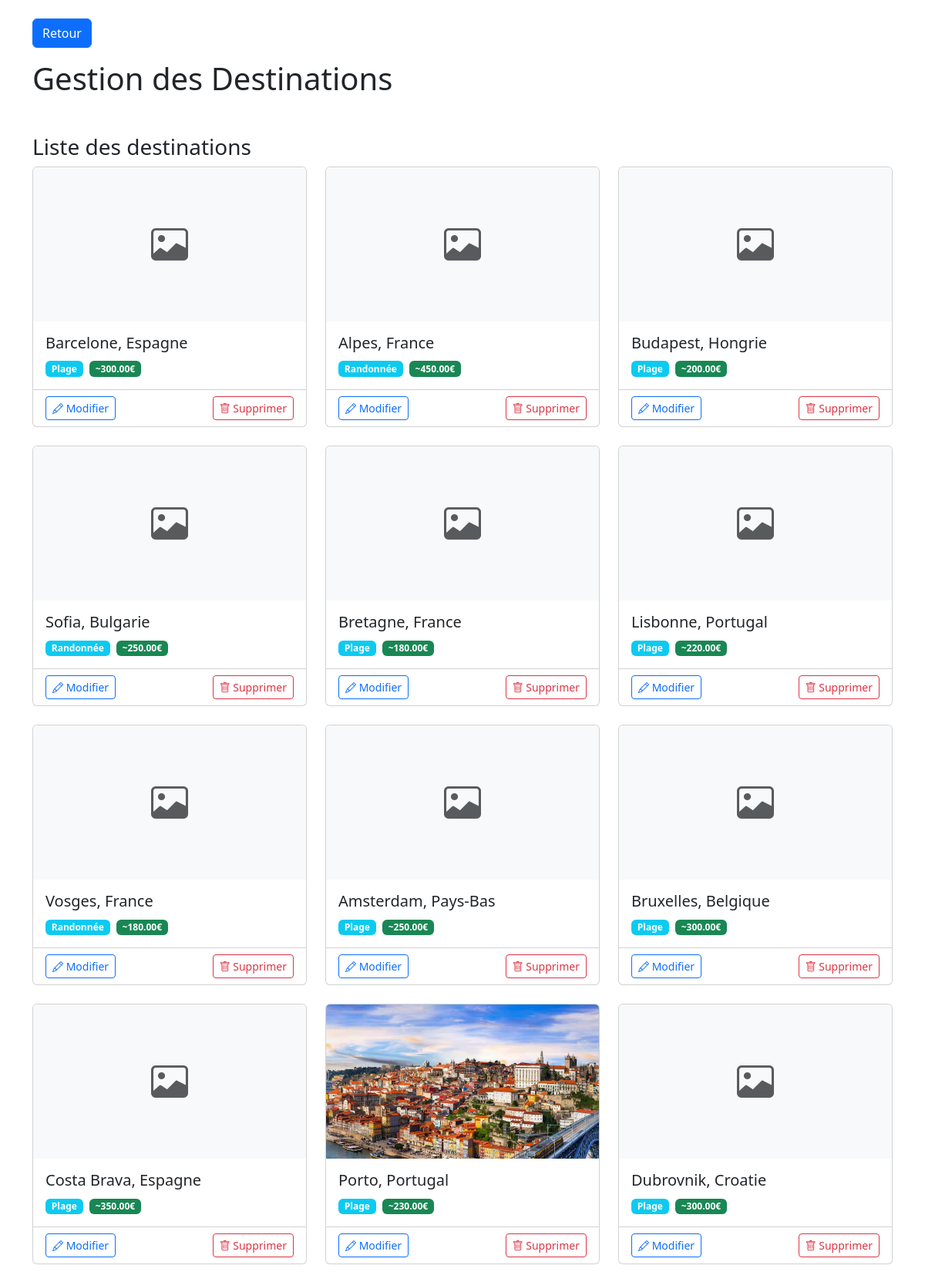
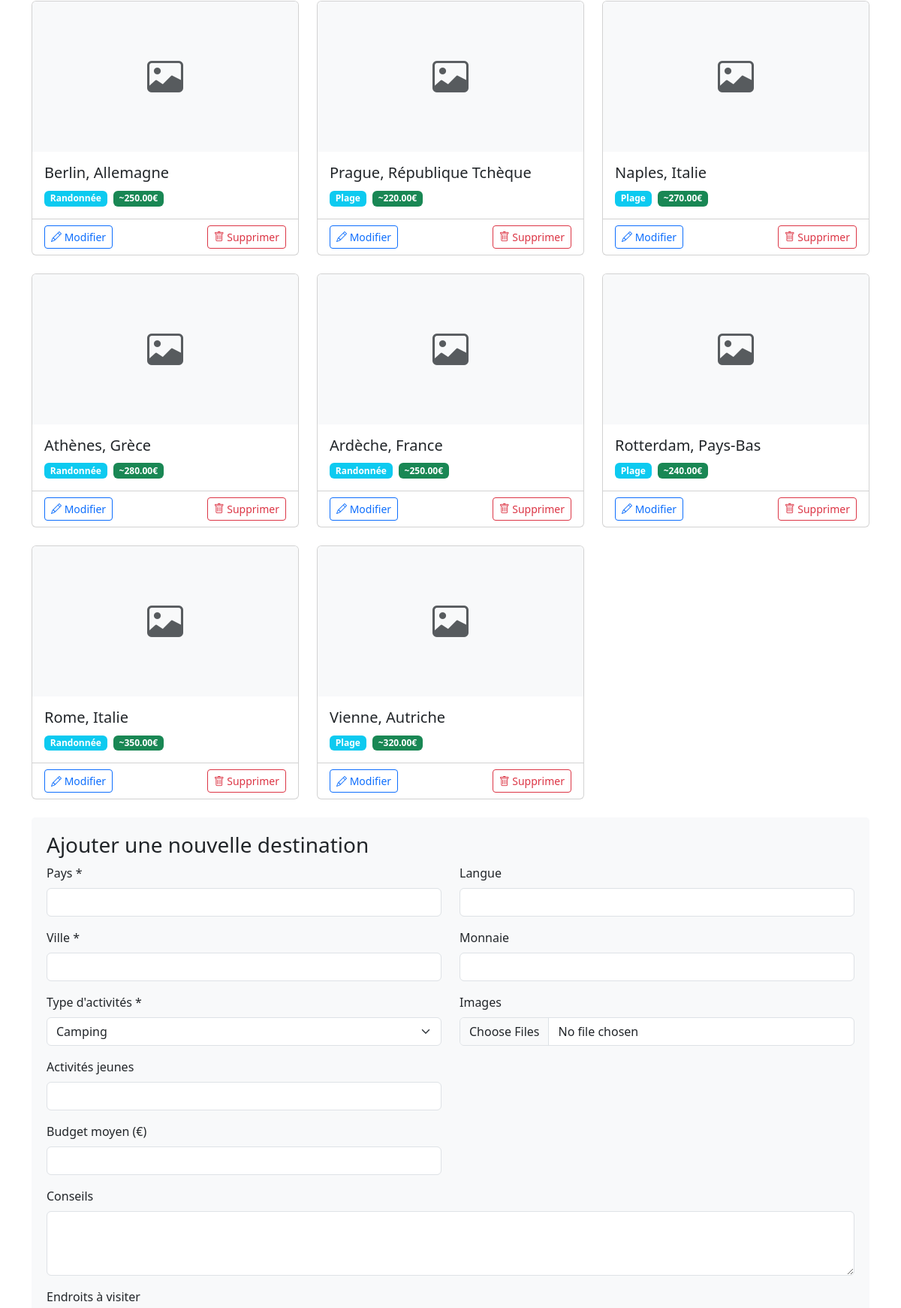
Page /admin/gestion_destination.php (signed in, upper part) on the committed database (2 pictures, top to bottom).
### tables this page shows
CREATE TABLE `destinations` (
  `id` int NOT NULL,
  `pays` varchar(100) NOT NULL,
  `ville` varchar(100) NOT NULL,
  `images` varchar(255) DEFAULT NULL,
  `type_activites` enum('camping','auberge','randonnée','plage','...') NOT NULL,
  `activite_jeune` varchar(255) DEFAULT NULL,
  `budget_moyen` decimal(10,2) DEFAULT NULL,
  `date_publication` date DEFAULT NULL,
  `conseils` text,
  `endroits_visiter` text,
  `langue` varchar(100) DEFAULT NULL,
  `monnaie` varchar(50) DEFAULT NULL,
  `transport_commun` text,
  `peuples_culture` text,
  `info_pays` text
);

### admin/gestion_destination.php (the view, shortened to what this page needs)
<?php
require_once('../data_base/connection.php');
$sSQL = "SELECT * FROM destinations";
$stmt = $dbh->prepare($sSQL);
$stmt->execute();
$destinations = $stmt->fetchAll(PDO::FETCH_ASSOC);
?>
<!DOCTYPE html>
<html lang="fr">
<head>
    <link href="https://cdn.jsdelivr.net/npm/bootstrap@5.3.0/dist/css/bootstrap.min.css" rel="stylesheet">
    <link rel="stylesheet" href="https://cdn.jsdelivr.net/npm/bootstrap-icons@1.10.0/font/bootstrap-icons.css">
</head>
<body>
    <div class="container mt-4">
    <a href="../admin.php" class="btn btn-primary mb-3">Retour</a>
    <h1 class="mb-4">Gestion des Destinations</h1>
    <h3 class="mt-5">Liste des destinations</h3>
        <div class="row">
            <?php foreach ($destinations as $destination): ?>
                <?php
                $stmt = $dbh->prepare("SELECT image_path FROM destination_images WHERE destination_id = ?");
                $stmt->execute([$destination['id']]);
                $images = $stmt->fetchAll(PDO::FETCH_COLUMN);
                ?>
                <div class="col-md-4 mb-4">
                    <div class="card h-100">
                        <?php if (!empty($images)): ?>
                            <img src="../uploads/destinations/<?= htmlspecialchars($images[0]) ?>" class="card-img-top" alt="<?= htmlspecialchars($destination['ville']) ?>">
                        <?php else: ?>
                            <div class="card-img-top bg-light d-flex align-items-center justify-content-center">
                                <i class="bi bi-image text-muted" style="font-size: 3rem;"></i>
                            </div>
                        <?php endif; ?>
                        <div class="card-body">
                            <h5 class="card-title"><?= htmlspecialchars($destination['ville']) ?>, <?= htmlspecialchars($destination['pays']) ?></h5>
                            <p class="card-text">
                                <span class="badge bg-info"><?= htmlspecialchars(ucfirst($destination['type_activites'])) ?></span>
                                <?php if ($destination['budget_moyen']): ?>
                                    <span class="badge bg-success ms-1">~<?= htmlspecialchars($destination['budget_moyen']) ?>€</span>
                                <?php endif; ?>
                            </p>
                        </div>
                        <div class="card-footer bg-transparent">
                            <div class="d-flex justify-content-between">
                                <a href="edit_destination.php?id=<?= $destination['id'] ?>" class="btn btn-sm btn-outline-primary">
                                    <i class="bi bi-pencil"></i> Modifier
                                </a>
                                <a href="gestion_destinations.php?delete=<?= $destination['id'] ?>"
                                   class="btn btn-sm btn-outline-danger"
                                   onclick="return confirm('Êtes-vous sûr de vouloir supprimer cette destination ?')">
                                    <i class="bi bi-trash"></i> Supprimer
                                </a>
                            </div>
                        </div>
                    </div>
                </div>
            <?php endforeach; ?>
        </div>
        <div class="form-container">
            <h3>Ajouter une nouvelle destination</h3>
            <form method="POST" enctype="multipart/form-data">
                <div class="row">
                    <div class="col-md-6">
                        <div class="mb-3">
                            <label for="pays" class="form-label">Pays *</label>
                            <input type="text" class="form-control" id="pays" name="pays" required>
                        </div>
                        <div class="mb-3">
                            <label for="ville" class="form-label">Ville *</label>
                            <input type="text" class="form-control" id="ville" name="ville" required>
                        </div>
                        <div class="mb-3">
                            <label for="type_activites" class="form-label">Type d'activités *</label>
                            <select class="form-select" id="type_activites" name="type_activites" required>
                                <option value="camping">Camping</option>
                            </select>
                        </div>
                        <div class="mb-3">
                            <label for="activite_jeune" class="form-label">Activités jeunes</label>
                            <input type="text" class="form-control" id="activite_jeune" name="activite_jeune">
                        </div>
                        <div class="mb-3">
                            <label for="budget_moyen" class="form-label">Budget moyen (€)</label>
                            <input type="number" step="0.01" class="form-control" id="budget_moyen" name="budget_moyen">
                        </div>
                    </div>
                    <div class="col-md-6">
                        <div class="mb-3">
                            <label for="langue" class="form-label">Langue</label>
                            <input type="text" class="form-control" id="langue" name="langue">
                        </div>
                        <div class="mb-3">
                            <label for="monnaie" class="form-label">Monnaie</label>
                            <input type="text" class="form-control" id="monnaie" name="monnaie">
                        </div>
                        <div class="mb-3">
                            <label for="images" class="form-label">Images</label>
                            <input type="file" class="form-control" id="images" name="images[]" multiple accept="image/*">
                        </div>
                    </div>
                </div>
                <div class="mb-3">
                    <label for="conseils" class="form-label">Conseils</label>
                    <textarea class="form-control" id="conseils" name="conseils" rows="3"></textarea>
                </div>
                <div class="mb-3">
                    <label for="endroits_visiter" class="form-label">Endroits à visiter</label>
                </div>
            </form>
        </div>
    </div>
</body>
</html>

### admin/gestion_destination.php (style rules this page uses)
.card-img-top { height: 200px; object-fit: cover; }
.form-container { background-color: #f8f9fa; padding: 20px; border-radius: 5px; margin-bottom: 30px; }

### rows in the picture
destinations: ville "Barcelone", pays "Espagne", type_activites "Plage", budget_moyen "300.00"
destinations: ville "Alpes", pays "France", type_activites "Randonnée", budget_moyen "450.00"
destinations: ville "Budapest", pays "Hongrie", type_activites "Plage", budget_moyen "200.00"
destinations: ville "Sofia", pays "Bulgarie", type_activites "Randonnée", budget_moyen "250.00"
destinations: ville "Bretagne", pays "France", type_activites "Plage", budget_moyen "180.00"
destinations: ville "Lisbonne", pays "Portugal", type_activites "Plage", budget_moyen "220.00"
destinations: ville "Vosges", pays "France", type_activites "Randonnée", budget_moyen "180.00"
destinations: ville "Amsterdam", pays "Pays-Bas", type_activites "Plage", budget_moyen "250.00"
destinations: ville "Bruxelles", pays "Belgique", type_activites "Plage", budget_moyen "300.00"
destinations: ville "Costa Brava", pays "Espagne", type_activites "Plage", budget_moyen "350.00"
destinations: ville "Porto", pays "Portugal", type_activites "Plage", budget_moyen "230.00"
destinations: ville "Dubrovnik", pays "Croatie", type_activites "Plage", budget_moyen "300.00"
destinations: ville "Berlin", pays "Allemagne", type_activites "Randonnée", budget_moyen "250.00"
destinations: ville "Prague", pays "République Tchèque", type_activites "Plage", budget_moyen "220.00"
destinations: ville "Naples", pays "Italie", type_activites "Plage", budget_moyen "270.00"
destinations: ville "Athènes", pays "Grèce", type_activites "Randonnée", budget_moyen "280.00"
destinations: ville "Ardèche", pays "France", type_activites "Randonnée", budget_moyen "250.00"
destinations: ville "Rotterdam", pays "Pays-Bas", type_activites "Plage", budget_moyen "240.00"
destinations: ville "Rome", pays "Italie", type_activites "Randonnée", budget_moyen "350.00"
destinations: ville "Vienne", pays "Autriche", type_activites "Plage", budget_moyen "320.00"
